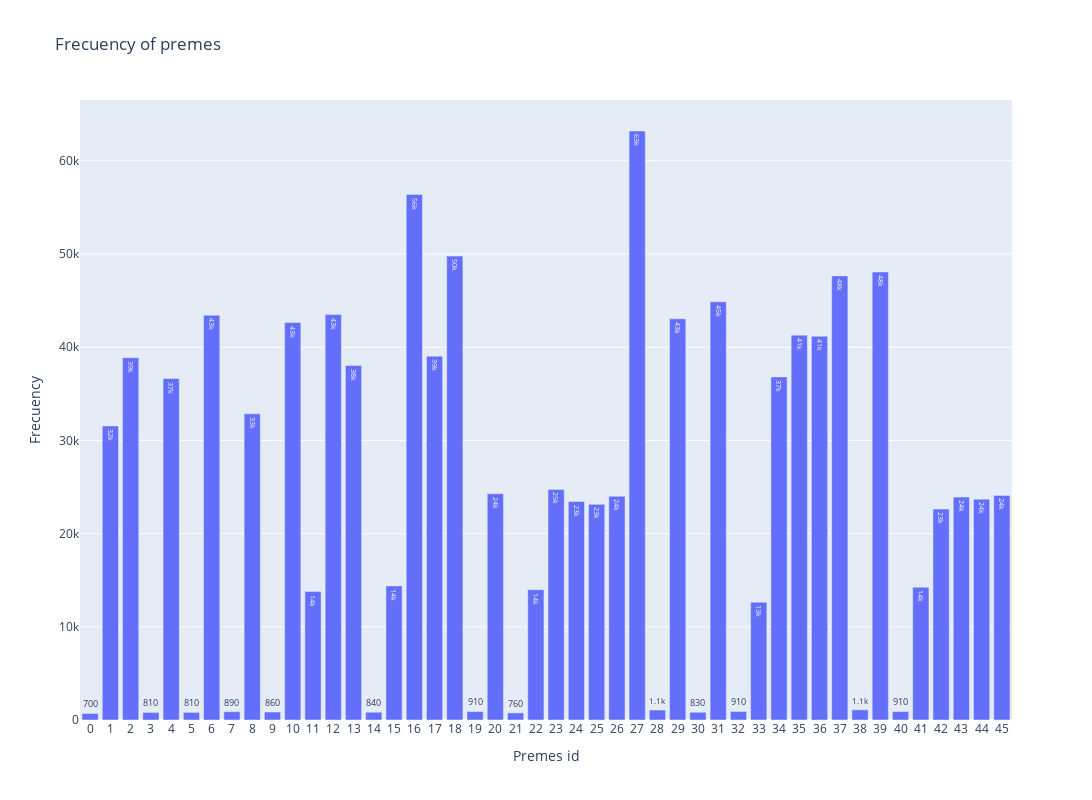

The notebook cell saved with this chart:
### Code cell
fig = px.bar(x=range(len(dict(sorted(d.items())))), 
            y=list(dict(sorted(d.items())).values()),  
            text_auto='.2s', 
            title="Frecuency of premes",
            labels=dict(x="Premes id", y="Frecuency")
            )
fig.update_xaxes(tickmode='linear')
fig.update_layout(
    autosize=False,
    width=1600,
    height=800,)
fig.show()

### Figure 1 — Plotly figure (JSON) as saved in the notebook; plotly's stock layout.template omitted (floating-point values rounded to 4 significant figures)
{"data": [{"alignmentgroup": "True", "hovertemplate": "Premes id=%{x}<br>Frecuency=%{y}<extra></extra>", "legendgroup": "", "marker": {"color": "#636efa", "pattern": {"shape": ""}}, "name": "", "offsetgroup": "", "orientation": "v", "showlegend": false, "textposition": "auto", "texttemplate": "%{y:.2s}", "type": "bar", "x": [0, 1, 2, 3, 4, 5, 6, 7, 8, 9, 10, 11, 12, 13, 14, 15, 16, 17, 18, 19, 20, 21, 22, 23, 24, 25, 26, 27, 28, 29, 30, 31, 32, 33, 34, 35, 36, 37, 38, 39, 40, 41, 42, 43, 44, 45], "xaxis": "x", "y": [701, 31556, 38872, 813, 36629, 814, 43427, 889, 32850, 856, 42639, 13777, 43497, 38028, 835, 14389, 56377, 39039, 49773, 909, 24274, 764, 13986, 24744, 23443, 23137, 24000, 63195, 1071, 43047, 833, 44876, 913, 12639, 36811, 41294, 41175, 47651, 1094, 48066, 906, 14253, 22631, 23917, 23698, 24100], "yaxis": "y"}], "layout": {"autosize": false, "barmode": "relative", "height": 800, "legend": {"tracegroupgap": 0}, "title": {"text": "Frecuency of premes"}, "width": 1600, "xaxis": {"anchor": "y", "domain": [0, 1], "tickmode": "linear", "title": {"text": "Premes id"}}, "yaxis": {"anchor": "x", "domain": [0, 1], "title": {"text": "Frecuency"}}}}
